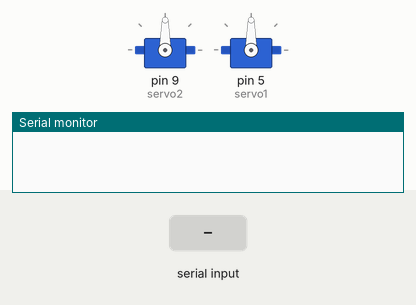
Simulated run of this sketch. Board: Arduino Uno, built with avr-gcc and run on an emulated ATmega328P. On the bench: 2 × servo, the last lines printed to the serial monitor. The inputs (shaded band) are chosen by the test bench.

Above: at 1.2 s.
1.3 s: "2\n" received over Serial
At 2.6 s:
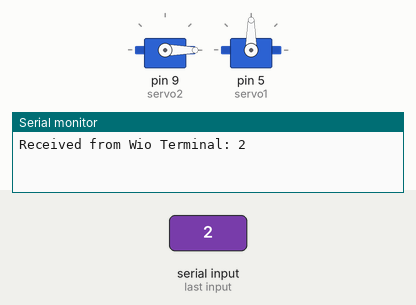
At 5.4 s:
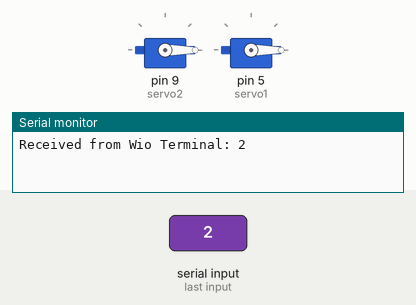
9.8 s: "3\n" received over Serial
At 13.0 s:
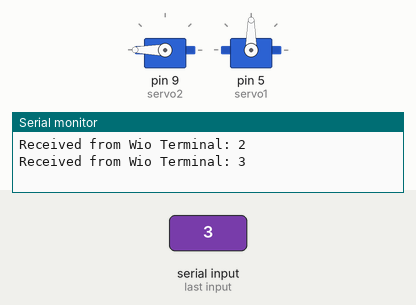
Timing chart, 0 to 21.6 s (numbered marks = the images above; inputs shaded):
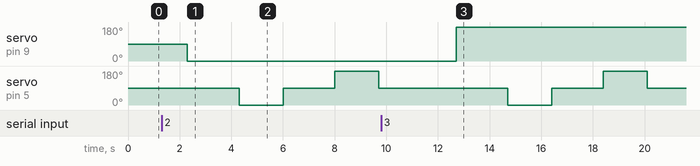

The sketch:

Ardu.ino
```cpp
#include <Servo.h>

Servo servo2;
Servo servo1;

void setup() {
  Serial.begin(9600);
  servo2.attach(9);
  servo1.attach(5);  // Initialize USB Serial for debugging
}

void loop() {
  static String receivedData = "";  // Buffer to store received data

  // Check if data is received from Wio Terminal
  if (Serial.available()) {
    receivedData = Serial.readString();  // Read data from Wio Terminal
    Serial.println("Received from Wio Terminal: " + receivedData);
    receivedData.trim(); // Remove any extra spaces or newline characters
  }

  // Validate and process the received data
  int command = receivedData.toInt();
  if (command >= 1 && command <= 3) {
    processCommand(command);  // Call a function to process the command
    receivedData = "";        // Reset the receivedData after processing
  }
}


// Function to process received commands
void processCommand(int command) {
  if (command == 1) {
    servo2.write(90);     // Move servo2 to 0 degrees
    delay(2000);
    servo1.write(0);
    delay(1700);
    servo1.write(90);
    delay(2000);
    servo1.write(180);
    delay(1700);
    servo1.write(90);
    delay(2000);        // Wait for servo2 to finish
  }
  else if (command == 2) {
    servo2.write(0);     // Move servo2 to 0 degrees
    delay(2000);
    servo1.write(0);
    delay(1700);
    servo1.write(90);
    delay(2000);
    servo1.write(180);
    delay(1700);
    servo1.write(90);
    delay(2000);        // Wait for servo2 to finish
  }
  else if (command == 3) {
    servo2.write(180);     // Move servo2 to 0 degrees
    delay(2000);
    servo1.write(0);
    delay(1700);
    servo1.write(90);
    delay(2000);
    servo1.write(180);
    delay(1700);
    servo1.write(90);
    delay(2000);         // Wait for servo2 to finish
  }      // Detach servo2 after the movement
}
```

Measured:
- after the input at 1.3 s, servo on pin 9 (servo2): 90° → 0° after 1.0 s; servo on pin 5 (servo1): 90° → 0° after 3.0 s, → 90° 1.7 s later, → 180° 2.0 s later, → 90° 1.7 s later
- after the input at 9.8 s, servo on pin 9 (servo2): 0° → 180° after 2.9 s; servo on pin 5 (servo1): 90° → 0° after 4.9 s, → 90° 1.7 s later, → 180° 2.0 s later, → 90° 1.7 s later
